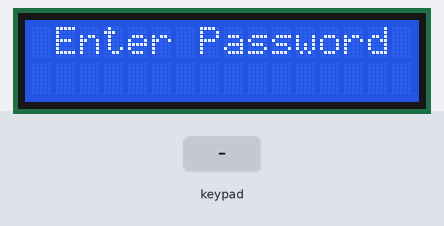
The sketch below on a simulated Arduino Mega 2560, built with avr-gcc and run on an emulated ATmega2560. On the bench: 16×2 character LCD. Inputs (shaded band) come from the test bench.

Above: at 1.2 s.
1.3 s: keypad keys 1 2 3 4 5 6 * pressed 0.4 s apart
At 4.9 s:
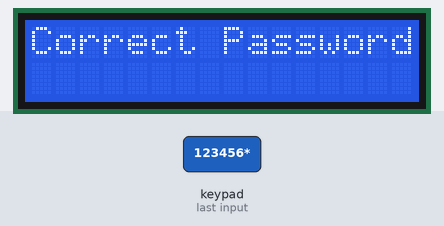
5.6 s: keypad keys 3 1 3 3 3 5 3 7 * pressed 0.4 s apart
At 10.2 s:
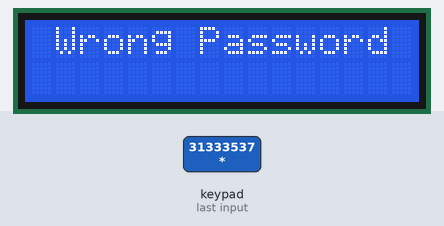
10.7 s: key 'A' pressed
At 11.5 s:
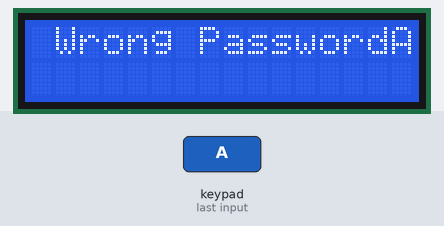
12.2 s: key '*' pressed
At 12.6 s:
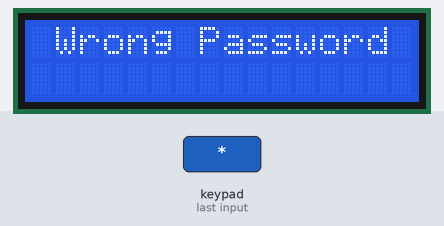
13.7 s: key 'B' pressed
At 14.9 s:
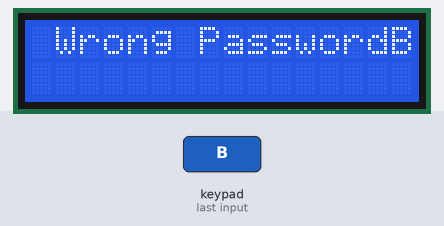
15.2 s: key '#' pressed
At 16.2 s:
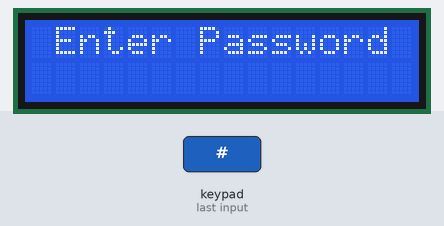
Timing chart, 0 to 17.7 s (numbered marks = the images above; inputs shaded):
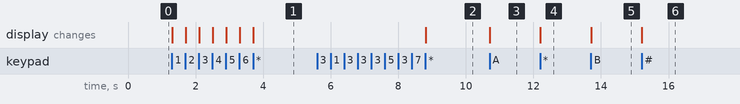

Measured:
- after the input at 1.3 s, the display: first changes at once (image 1 shows a later state)
- after the input at 5.6 s, the display: changes after 3.2 s (image 2)
- after the input at 10.7 s, the display: changes at once (image 3)
- after the input at 12.2 s, the display: changes at once (image 4)
- after the input at 13.7 s, the display: changes at once (image 5)
- after the input at 15.2 s, the display: changes at once (image 6)

The sketch:

03.02.ino
```cpp
#include <LiquidCrystal.h>
#include <Keypad.h>

// LCD settup
#define ENB 12
#define RS 13
#define DB4 11
#define DB5 10
#define DB6 9
#define DB7 8

LiquidCrystal lcd(RS, ENB, DB4, DB5, DB6, DB7);

byte cursorPos = 0;
// End of LCD settup

// Keypad settup
const byte ROWS = 4; //four rows
const byte COLS = 4; //four columns
char keys[ROWS][COLS] = {
  {'1', '2', '3', 'A'},
  {'6', '5', '4', 'B'},
  {'7', '8', '9', 'C'},
  {'*', '0', '#', 'D'}
};
byte rowPins[ROWS] = {31, 33, 35, 37}; //connect to the row pinouts of the keypad
byte colPins[COLS] = {29, 27, 25, 23}; //connect to the column pinouts of the keypad

Keypad keypad = Keypad( makeKeymap(keys), rowPins, colPins, ROWS, COLS );
// End of Keypad settup

String entry;

void setup() {
  // put your setup code here, to run once:
  lcd.begin(16, 2);
  lcd.clear();
  lcd.setCursor(0, 0);
  lcd.print(" Enter Password");
  lcd.setCursor(0, 1);
}

void loop() {
  // put your main code here, to run repeatedly:
  char key = keypad.waitForKey();

  switch(key) {
    case '#':
      lcd.clear();
      lcd.setCursor(0, 0);
      lcd.print(" Enter Password");
      lcd.setCursor(0, 1);
      entry = "";
      break;
    case '*':
      if (!entry.equals("123456")) {
        lcd.clear();
        lcd.setCursor(0, 0);
        lcd.print(" Wrong Password");
      }
      else {
        lcd.clear();
        lcd.setCursor(0, 0);
        lcd.print("Correct Password");
      }
      break;
    default:
      entry = entry + key;
      lcd.print(key);
  }
}
```
